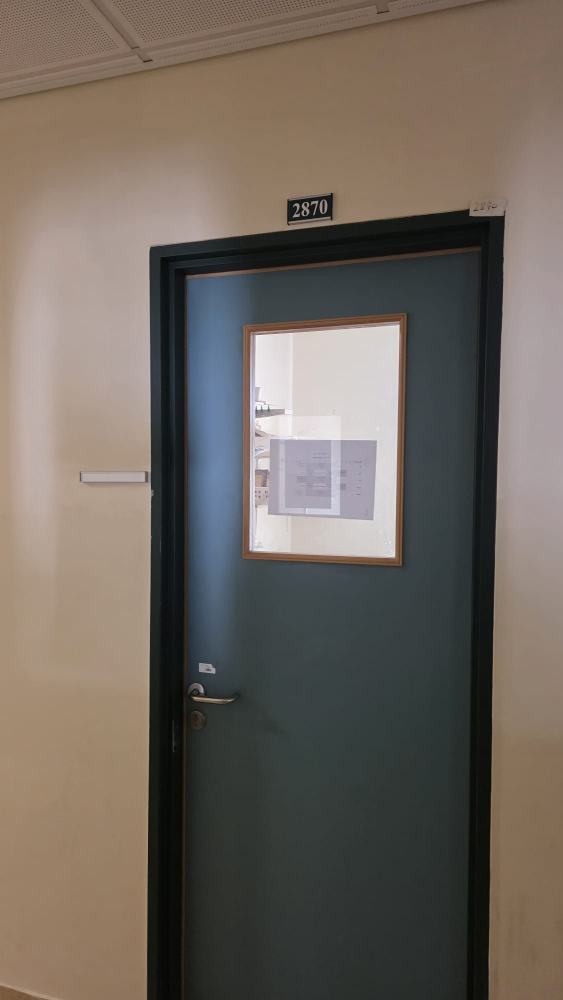
#> input picture HOB_Robot_Vision/images/WhatsApp Image 2026-10-20 at 12.17.51 PM.jpeg, 1126 x 2000 px (shown at 1/2 size)
$ python main.py
#> lines starting #> are read from the running program, lines starting #| are printed output that depends on the picture; after the words box and inside, x2 and y2 are one past the last pixel; in counts of white or black regions, pixels touching at a corner belong together
from pathlib import Path
from collections import Counter
import re
import os
import argparse
import cv2
import pytesseract

ROOM = re.compile(r'(?:B[12]|G0|[1-4])[0-9]{3}')

if os.name == 'nt':
    tesseract = Path(r'C:\Program Files\Tesseract-OCR\tesseract.exe')
    if tesseract.exists():
        pytesseract.pytesseract.tesseract_cmd = str(tesseract)

BASE = Path(__file__).resolve().parent
parser = argparse.ArgumentParser()
parser.add_argument(
    '--image',
    default=str(BASE / 'images' / 'WhatsApp Image 2026-10-20 at 12.17.51 PM.jpeg')
)
args = parser.parse_args()

img = cv2.imread(args.image)
#> img is the input picture: shape (2000, 1126, 3); mean B, G, R 94.3, 102.6, 111.3
if img is None:
    raise SystemExit('Cannot open image: '+str(args.image))

output = BASE / 'output'
output.mkdir(exist_ok=True)
gray = cv2.cvtColor(img, cv2.COLOR_BGR2GRAY)
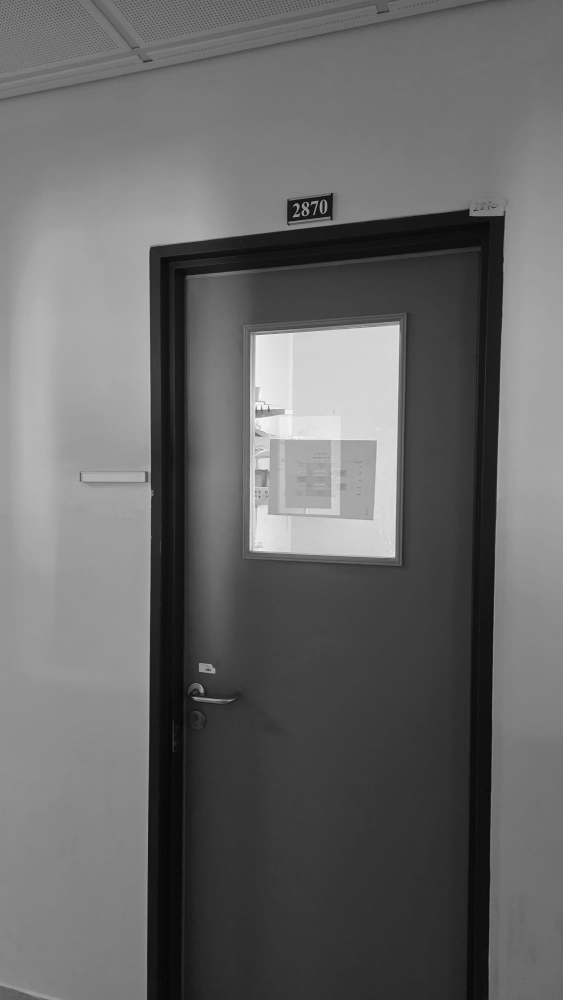
#> gray: shape (2000, 1126) (shown at 1/2 size); min 0, max 255, mean 104.3
H,W = gray.shape
#> H = 2000; W = 1126

candidates=[]
for t in (95, 75, 115):
    mask=cv2.inRange(gray,0,t)
    mask=cv2.morphologyEx(mask,cv2.MORPH_CLOSE,
             cv2.getStructuringElement(cv2.MORPH_RECT,(3,3)))
    contours,_ = cv2.findContours(mask,cv2.RETR_EXTERNAL,
                                   cv2.CHAIN_APPROX_SIMPLE)
    for cont in contours:
        x,y,w,h=cv2.boundingRect(cont)
        if not (max(30,W*0.012) <= w <= W*0.3 and
                max(12,H*0.012) <= h <= H*0.13 and
                1.3 <= w/max(h,1) <= 7.5):
            continue
        box=(x,y,w,h)
        # Remove nearly duplicate threshold detections
        is_duplicate = any(
            abs(x-bx)<=8 and abs(y-by)<=8 and
            abs(w-bw)<=12 and abs(h-bh)<=12
            for bx,by,bw,bh in candidates
        )
        if not is_duplicate:
            candidates.append(box)
#> this loop made 3 passes
#> pass 1, `mask=cv2.inRange(gray,0,t)`:
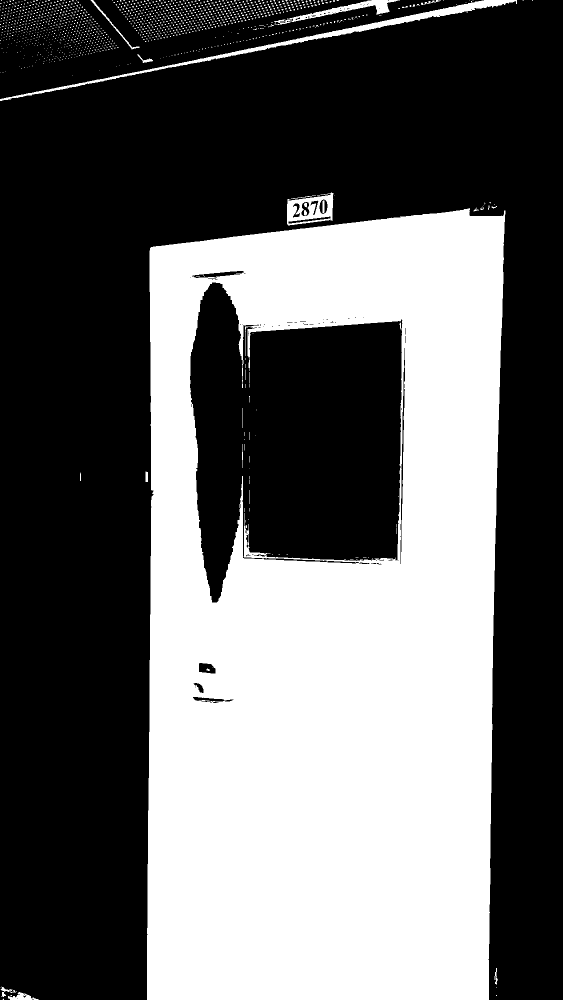
#> mask: shape (2000, 1126) (shown at 1/2 size); 39.7% white; 1401 white regions (1374 under 20 px), largest, box (x1, y1, x2, y2) and area: (294, 416, 1011, 2000) 870658, (0, 0, 1034, 202) 8452, (574, 385, 667, 451) 3298
#> pass 1, `mask=cv2.morphologyEx(mask,cv2.MORPH_CLOSE, cv2.getStructuringElement(..`:
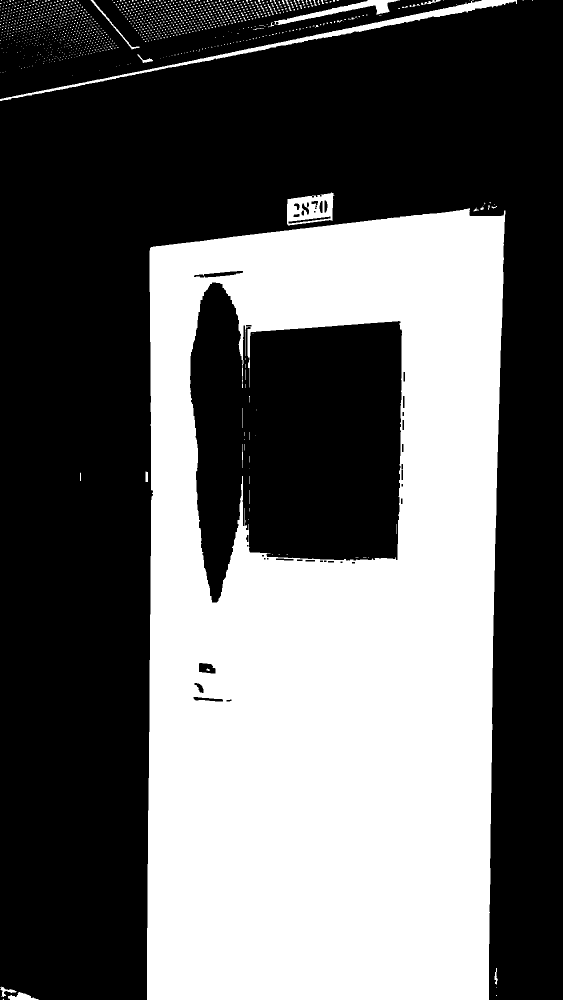
#> mask: shape (2000, 1126) (shown at 1/2 size); 39.8% white; 1304 white regions (1253 under 20 px), largest, box (x1, y1, x2, y2) and area: (294, 416, 1011, 2000) 872446, (0, 0, 1034, 202) 8521, (574, 385, 669, 451) 3850
#> pass 2, `mask=cv2.inRange(gray,0,t)`:
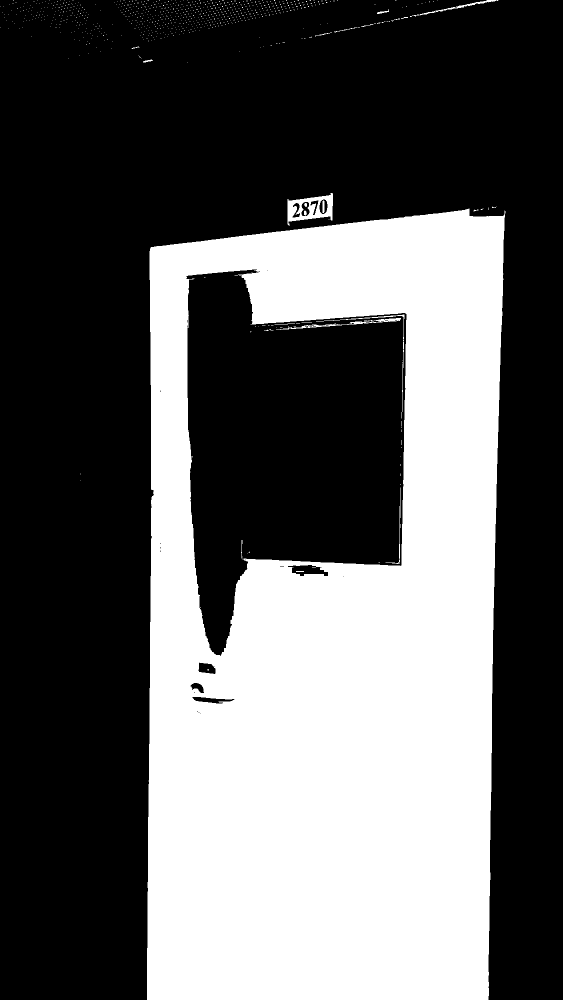
#> mask: shape (2000, 1126) (shown at 1/2 size); 37.3% white; 790 white regions (768 under 20 px), largest, box (x1, y1, x2, y2) and area: (294, 417, 1011, 2000) 833554, (575, 386, 666, 451) 2820, (552, 636, 802, 660) 871
#> after the loop:
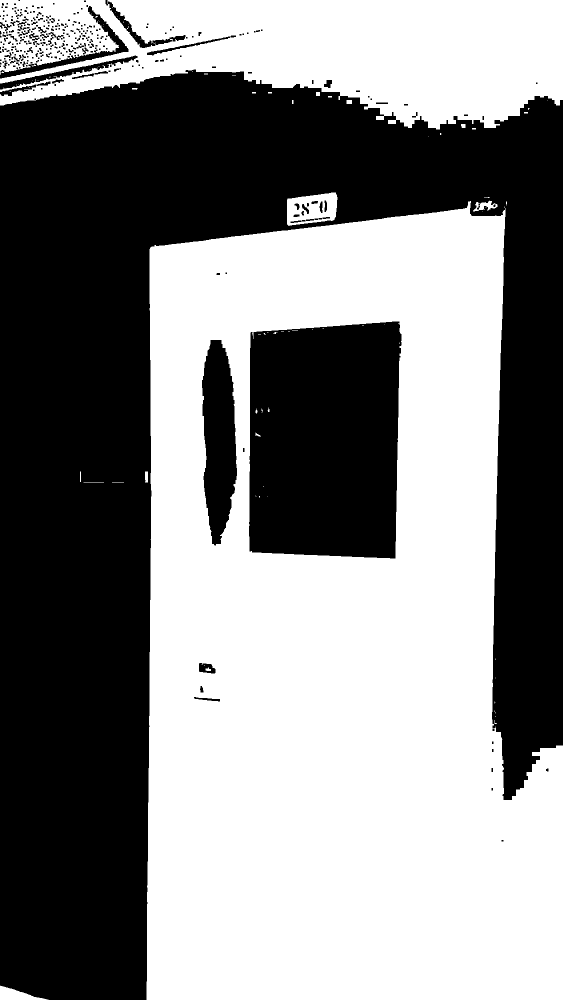
#> mask: shape (2000, 1126) (shown at 1/2 size); 52.9% white; 357 black regions (248 under 20 px), largest, box (x1, y1, x2, y2) and area: (0, 139, 1126, 2000) 886233, (498, 643, 803, 1117) 135149, (404, 680, 474, 1091) 21173
#> after the loop, candidates = [(574, 385, 95, 66), (548, 0, 252, 50), (820, 0, 177, 34), (0, 1971, 97, 29)]

candidates.sort(key=lambda b:b[1])
print('Possible plaques:',len(candidates))
#| Possible plaques: 4
marked=img.copy()
found=None
for i,(x,y,w,h) in enumerate(candidates[:25],1):
    cv2.rectangle(marked,(x,y),(x+w,y+h),(0,180,255),2)
    # Remove a thin dark outer border and include side lettering
    x0=max(0,x-max(4,round(w*.06)))
    y0=max(0,y+max(1,round(h*.03)))
    x1=min(W,x+w+max(4,round(w*.06)))
    y1=min(H,y+h+max(2,round(h*.08)))
    crop=gray[y0:y1,x0:x1]
    up=cv2.resize(crop,None,fx=3,fy=3,
                   interpolation=cv2.INTER_CUBIC)
    _,bw=cv2.threshold(up,0,255,
                      cv2.THRESH_BINARY+cv2.THRESH_OTSU)
    attempts=[]
    for processed in (up,bw):
        for psm in (7,6):
#> (the run stopped early here; a loop or call above may not have finished)

$ run again, with HOB_Robot_Vision/images/WhatsApp Image 2026-10-11 at 12.01.45 PM.jpeg copied over HOB_Robot_Vision/images/WhatsApp Image 2026-10-20 at 12.17.51 PM.jpeg
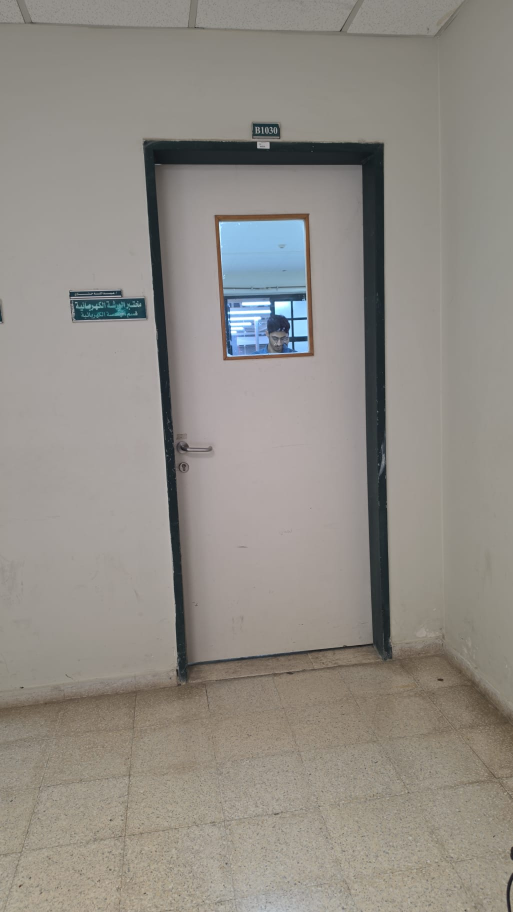
#> input picture HOB_Robot_Vision/images/WhatsApp Image 2026-10-11 at 12.01.45 PM.jpeg, 1026 x 1824 px (shown at 1/2 size)
#> img is the input picture: shape (1824, 1026, 3); mean B, G, R 134, 140.7, 145.2
#> the loop `for t in (95, 75, 115):` made 3 passes
#> pass 1, `mask=cv2.morphologyEx(mask,cv2.MORPH_CLOSE, cv2.getStructuringElement(..`:
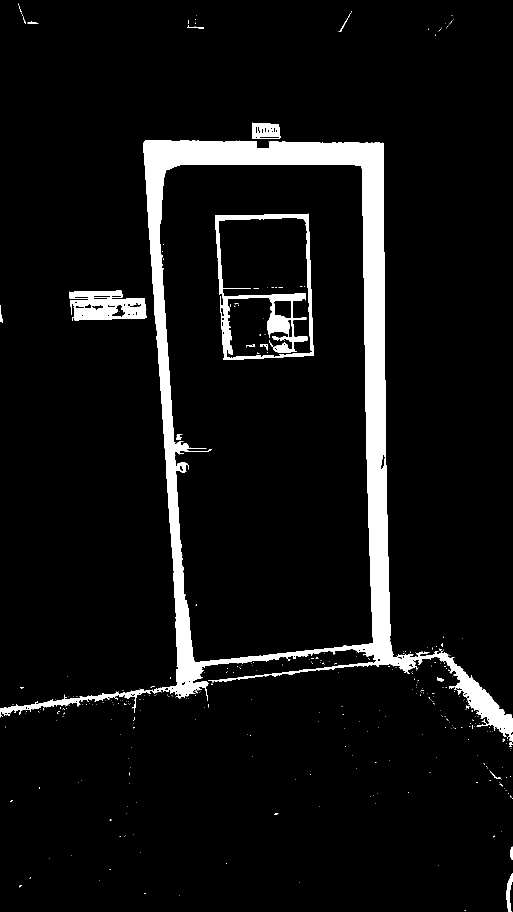
#> mask: shape (1824, 1026) (shown at 1/2 size); 6.7% white; 349 white regions (330 under 20 px), largest, box (x1, y1, x2, y2) and area: (0, 280, 1026, 1483) 103530, (430, 427, 627, 720) 11553, (139, 581, 293, 642) 6234
#> after the loop `for t in (95, 75, 115):`: candidates = [(139, 581, 154, 61), (504, 245, 57, 33), (141, 597, 152, 44), (315, 0, 101, 60), (33, 0, 247, 57)]
#| Possible plaques: 5

$ run again, with HOB_Robot_Vision/images/G0070.jpg copied over HOB_Robot_Vision/images/WhatsApp Image 2026-10-20 at 12.17.51 PM.jpeg
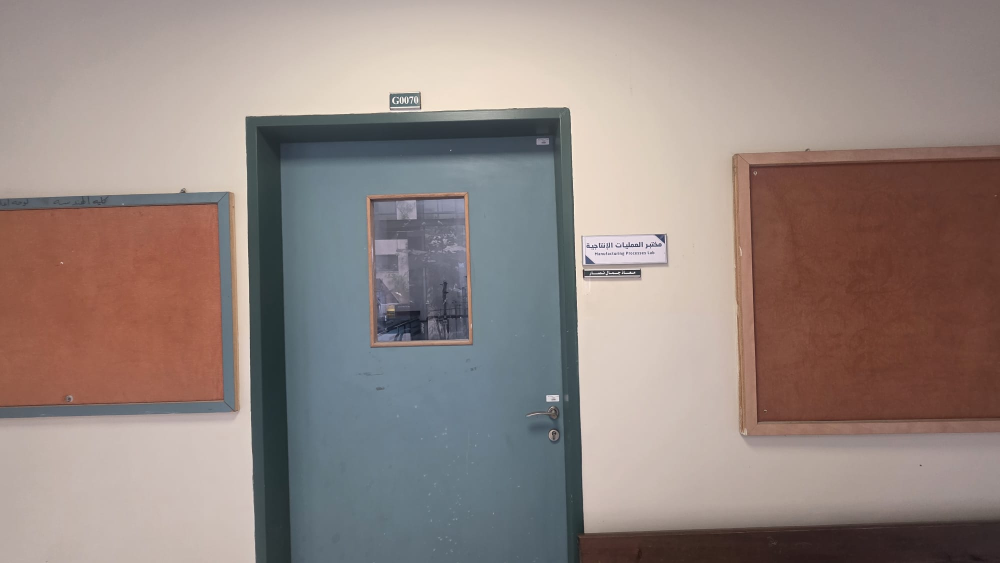
#> input picture HOB_Robot_Vision/images/G0070.jpg, 2000 x 1126 px (shown at 1/2 size)
#> img is the input picture: shape (1126, 2000, 3); mean B, G, R 128.8, 133.7, 147.8
#> the loop `for t in (95, 75, 115):` made 3 passes
#> pass 1, `mask=cv2.morphologyEx(mask,cv2.MORPH_CLOSE, cv2.getStructuringElement(..`:
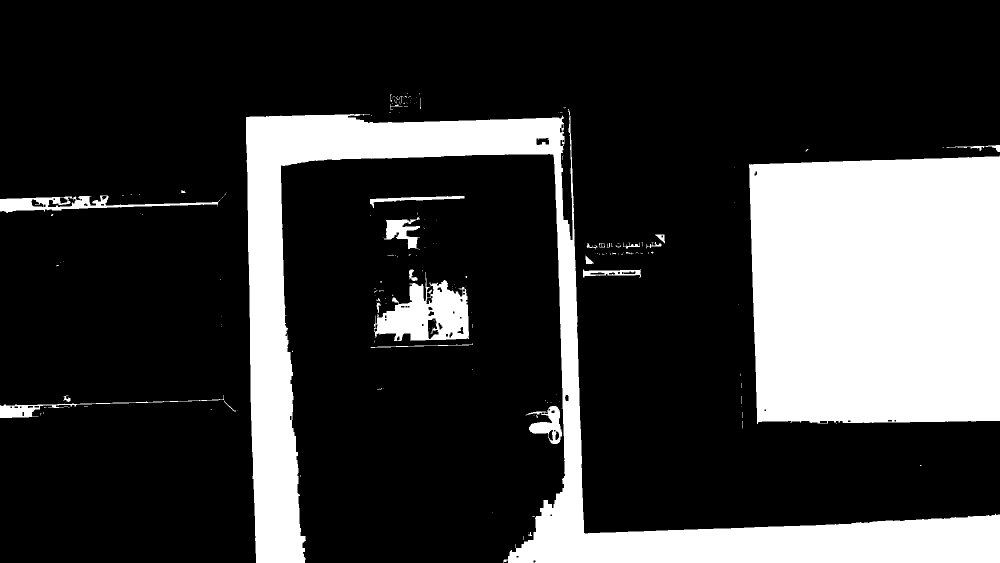
#> mask: shape (1126, 2000) (shown at 1/2 size); 22.3% white; 177 white regions (147 under 20 px), largest, box (x1, y1, x2, y2) and area: (1498, 311, 2000, 848) 258351, (492, 218, 2000, 1126) 211394, (748, 544, 938, 682) 14492
#> after the loop `for t in (95, 75, 115):`: candidates = [(748, 544, 190, 138), (1166, 538, 116, 17), (755, 562, 181, 120), (186, 393, 30, 17), (779, 185, 63, 35)]
#| Possible plaques: 5
